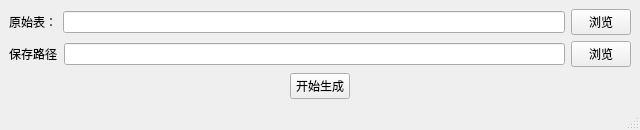
<?xml version="1.0" encoding="UTF-8"?>
<ui version="4.0">
 <class>MainWindow</class>
 <widget class="QMainWindow" name="MainWindow">
  <property name="geometry">
   <rect>
    <x>0</x>
    <y>0</y>
    <width>640</width>
    <height>125</height>
   </rect>
  </property>
  <property name="windowTitle">
   <string>MainWindow</string>
  </property>
  <widget class="QWidget" name="centralwidget">
   <layout class="QVBoxLayout" name="verticalLayout">
    <item>
     <layout class="QHBoxLayout" name="horizontalLayout">
      <item>
       <widget class="QLabel" name="label">
        <property name="text">
         <string>原始表：</string>
        </property>
       </widget>
      </item>
      <item>
       <widget class="QLineEdit" name="lineEdit_input">
        <property name="readOnly">
         <bool>true</bool>
        </property>
       </widget>
      </item>
      <item>
       <widget class="QPushButton" name="pushButton_input">
        <property name="maximumSize">
         <size>
          <width>60</width>
          <height>16777215</height>
         </size>
        </property>
        <property name="text">
         <string>浏览</string>
        </property>
       </widget>
      </item>
     </layout>
    </item>
    <item>
     <layout class="QHBoxLayout" name="horizontalLayout_2">
      <item>
       <widget class="QLabel" name="label_2">
        <property name="text">
         <string>保存路径</string>
        </property>
       </widget>
      </item>
      <item>
       <widget class="QLineEdit" name="lineEdit_save">
        <property name="readOnly">
         <bool>true</bool>
        </property>
       </widget>
      </item>
      <item>
       <widget class="QPushButton" name="pushButton_save">
        <property name="maximumSize">
         <size>
          <width>60</width>
          <height>16777215</height>
         </size>
        </property>
        <property name="text">
         <string>浏览</string>
        </property>
       </widget>
      </item>
     </layout>
    </item>
    <item>
     <layout class="QHBoxLayout" name="horizontalLayout_3">
      <item>
       <widget class="QPushButton" name="pushButton">
        <property name="sizePolicy">
         <sizepolicy hsizetype="Maximum" vsizetype="Fixed">
          <horstretch>0</horstretch>
          <verstretch>0</verstretch>
         </sizepolicy>
        </property>
        <property name="maximumSize">
         <size>
          <width>60</width>
          <height>16777215</height>
         </size>
        </property>
        <property name="text">
         <string>开始生成</string>
        </property>
       </widget>
      </item>
     </layout>
    </item>
   </layout>
  </widget>
  <widget class="QStatusBar" name="statusbar"/>
 </widget>
 <resources/>
 <connections/>
</ui>
